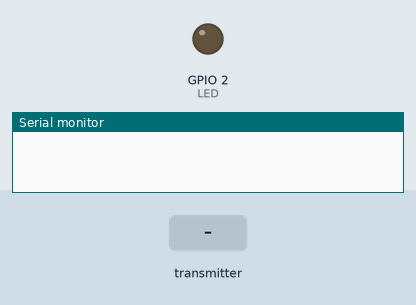
This program was run on a simulated ESP32. Shown: output pins drawn as LEDs (lit = HIGH), the last lines printed to the serial monitor. The inputs (shaded band) are chosen by the test bench. A WiFi scan finds three made-up networks.

Above: at 3.2 s.
3.3 s: the transmitter starts sending temperature = 25
At 4.2 s:
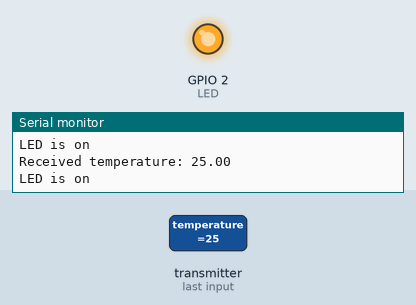
4.8 s: the transmitter starts sending temperature = 0
At 5.3 s:
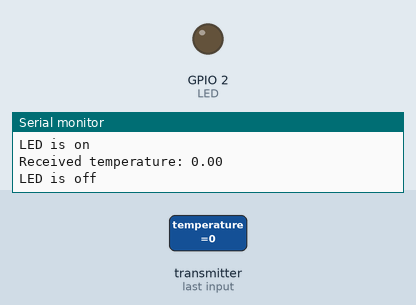
6.8 s: the transmitter starts sending temperature = 50
At 8.1 s:
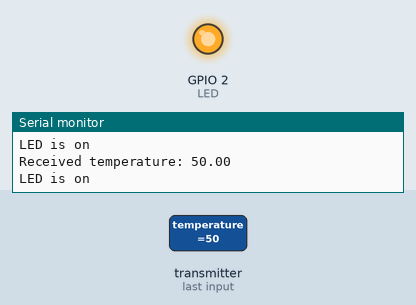
Timing chart, 0 to 9.8 s (numbered marks = the images above; inputs shaded):
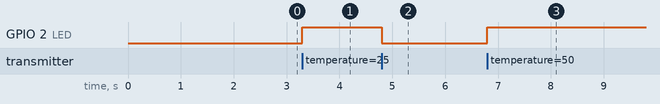

The program:

main.cpp
```cpp
#include <Arduino.h>
#include <esp_now.h>
#include <WiFi.h>
#include <esp_wifi.h>

#define LED 2

constexpr char WIFI_SSID[] = "WIR-Guest";

uint8_t esp32_M_MAC[] = {0xF4, 0xCF, 0xA2, 0xA8, 0xCC, 0x2C};

float temp;

typedef struct struct_message_bme680 {
  float temperature;
} struct_message_bme680;

struct_message_bme680 incomingReading;
esp_now_peer_info_t peerInfo;

int32_t getWiFiChannel(const char *ssid) {
  if (int32_t n = WiFi.scanNetworks()) {
      for (uint8_t i=0; i<n; i++) {
          if (!strcmp(ssid, WiFi.SSID(i).c_str())) {
              return WiFi.channel(i);
          }
      }
  }
  return 0;
}

void OnDataRecv(const uint8_t * mac, const uint8_t *incomingData, int len) {
    memcpy(&incomingReading, incomingData, sizeof(incomingReading));
    temp = incomingReading.temperature;
    Serial.print("Received temperature: ");
    Serial.println(temp);
    if(temp > 24.00){
      digitalWrite(LED, HIGH);
      Serial.println("LED is on");
    } else {
      digitalWrite(LED, LOW);
      Serial.println("LED is off");
    }
}

void initESPnow() {
    if (esp_now_init() != ESP_OK) {
      Serial.println("Error initializing ESP-NOW");
      return;
    }

    memcpy(peerInfo.peer_addr, esp32_M_MAC, 6);
    peerInfo.channel = 0;
    peerInfo.encrypt = false;

    if (esp_now_add_peer(&peerInfo) != ESP_OK){
      Serial.println("Failed to add peer");
      return;
    }

    esp_now_register_recv_cb(OnDataRecv);
}

void setup() {
    Serial.begin(9600);
    pinMode(LED, OUTPUT);

    WiFi.mode(WIFI_STA);
    int32_t channel = getWiFiChannel(WIFI_SSID);
    esp_wifi_set_channel(channel, WIFI_SECOND_CHAN_NONE);

    initESPnow();
}

void loop() {
}
```

Measured:
- after the input at 3.3 s, GPIO 2 (LED): LOW → HIGH at once
- after the input at 4.8 s, GPIO 2 (LED): HIGH → LOW at once
- after the input at 6.8 s, GPIO 2 (LED): LOW → HIGH at once
